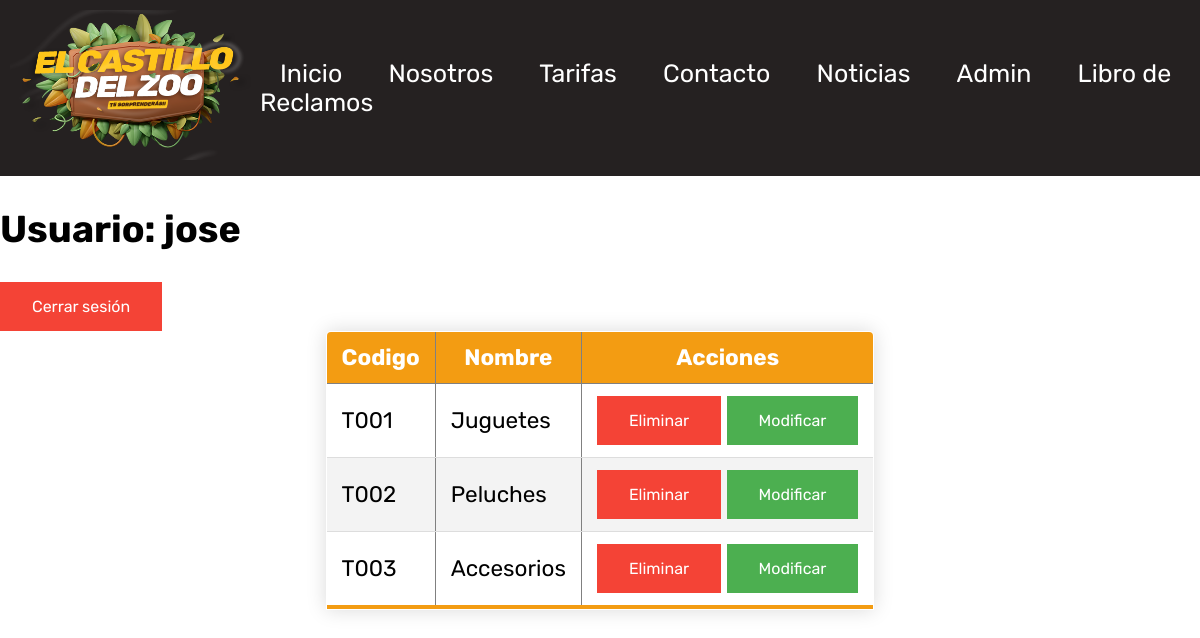
The app's page /paginas/tipo/listar.php (signed in) with its own data.
### tables this page shows
CREATE TABLE `tipo` (
  `codtip` varchar(10) NOT NULL,
  `nomtip` varchar(30) NOT NULL
);

### controlador/conexion.php (called while the page is built, shortened)
<?php
function listarTipo($conn){
    $sql="select codtip, nomtip from tipo";
    $res= mysqli_query($conn, $sql);
    $vec=array();
    while($f= mysqli_fetch_array($res))
        $vec[]=$f;
    return $vec;
}
?>

### paginas/tipo/listar.php (the view, shortened to what this page needs)
<!DOCTYPE html>
<html>
<head>
	<link rel="stylesheet" type="text/css" href="../../css\css.css">
</head>
<body class="indext">
	<?php
		include "../../includes/admincabecera.php";
	?>
	<?php
	require('../../controlador/conexion.php');
	$conn = conectar();
	?>
	<h2>Usuario: <?= $_SESSION['usuario'] ?></h2>
	<a class="beliminar" href="../../llamadas/procesoCerrarSesion.php">Cerrar sesión</a>
<table border="1" align="center" class="content-table">
	<thead>
	<tr>
		<th>Codigo</th>
		<th>Nombre</th>
		<th>Acciones</th>
	</tr>
</thead>
		<?php
		foreach (listarTipo($conn) as $key => $value) {
		?>
	<tr>
		<td><?=$value[0]?></td>
		<td><?=$value[1]?></td>
		<td>
			<a href="../../llamadas/procesoTipo.php?accion=eliminar&codigo=<?=$value[0]?>" class="beliminar">Eliminar</a>
			<a href="editar.php?accion=modificar&codigo=<?=$value[0]?>" class="bmodificar">Modificar</a>
		</td>
	</tr>
	<?php
	}
	?>
</table>
</body>
</html>

### css/css.css (style rules this page uses)
body { background-image: url("../Imagenes/fondo2.jpg"); margin: 0; }
a { text-decoration: none; color: #FFFFFF; }
.indext { background-image: url("../Imagenes/fondo6.jpg"); margin: 0; font-family: Rubik; font-size: 25px; }
.beliminar { background-color: #f44336; border: none; color: white; padding: 15px 32px; text-align: center; text-decoration: none; display: inline-block; font-size: 16px; }
.bmodificar { background-color: #4CAF50; border: none; color: white; padding: 15px 32px; text-align: center; text-decoration: none; display: inline-block; font-size: 16px; }
.content-table { border-collapse: collapse; margin: 0 auto; font-size: 0.9em; min-width: 400px; border-radius: 5px 5px 0 0; overflow: hidden; box-shadow: 0 0 20px rgba(0, 0, 0, 0.15); }
.content-table thead tr { background-color: #F39C12; color: #ffffff; text-align: center; font-weight: bold; }
.content-table th, .content-table td { padding: 12px 15px; }
.content-table tbody tr { border-bottom: 1px solid #dddddd; }
.content-table tbody tr:nth-of-type(even) { background-color: #f3f3f3; }
.content-table tbody tr:last-of-type { border-bottom: 5px solid #F39C12; }

### records on screen
tipo: codtip "T001", nomtip "Juguetes"
tipo: codtip "T002", nomtip "Peluches"
tipo: codtip "T003", nomtip "Accesorios"

### other values on screen
$_SESSION['usuario'] "jose"
